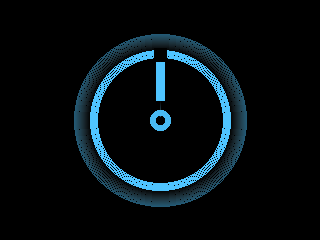
#> input picture firmware/assets/boot/frame_012.png, 320 x 240 px; its folder holds only this picture in this run
$ python -i face_compositor.py   (imports and definitions only)
#> lines starting #> are read from the running program, lines starting #| are printed output that depends on the picture; after the words box and inside, x2 and y2 are one past the last pixel; in counts of white or black regions, pixels touching at a corner belong together
#> further down, picture is the input picture: PIL image 320x240 RGB; mean R, G, B 6, 13.8, 17.6
from __future__ import annotations

from pathlib import Path
from typing import Any

from PIL import Image, ImageChops, ImageColor


def _clamp_int(value: int, low: int, high: int) -> int:
    return max(low, min(high, value))


def _to_rgba(color: str, alpha: int) -> tuple[int, int, int, int]:
    red, green, blue = ImageColor.getrgb(color)
    return red, green, blue, _clamp_int(alpha, 0, 255)


def _sorted_frames(folder: Path) -> list[Path]:
    return sorted(p for p in folder.glob("frame_*.png") if p.is_file())


def _best_component_bbox(mask: Image.Image) -> tuple[int, int, int, int] | None:
    width, height = mask.size
    pixels = mask.load()
    if pixels is None:
        return None

    visited = bytearray(width * height)
    best_bbox: tuple[int, int, int, int] | None = None
    best_score = -1.0

    for y in range(height):
        for x in range(width):
            idx = y * width + x
            if visited[idx] or pixels[x, y] == 0:
                continue

            stack = [(x, y)]
            visited[idx] = 1
            min_x = x
            max_x = x
            min_y = y
            max_y = y
            area = 0

            while stack:
                cx, cy = stack.pop()
                area += 1
                if cx < min_x:
                    min_x = cx
                if cx > max_x:
                    max_x = cx
                if cy < min_y:
                    min_y = cy
                if cy > max_y:
                    max_y = cy

                neighbors = ((cx - 1, cy), (cx + 1, cy), (cx, cy - 1), (cx, cy + 1))
                for nx, ny in neighbors:
                    if nx < 0 or ny < 0 or nx >= width or ny >= height:
                        continue
                    nidx = ny * width + nx
                    if visited[nidx] or pixels[nx, ny] == 0:
                        continue
                    visited[nidx] = 1
                    stack.append((nx, ny))

            if area < 8:
                continue

            comp_w = (max_x - min_x + 1)
            comp_h = (max_y - min_y + 1)
            coverage = float(comp_w * comp_h)
            score = area + (0.1 * coverage)
            if score > best_score:
                best_score = score
                best_bbox = (min_x, min_y, max_x + 1, max_y + 1)

    return best_bbox


def _extract_content(image: Image.Image, side: str | None = None) -> Image.Image:
    rgba = image.convert("RGBA")
    if side in {"left", "right"}:
        split_x = rgba.width // 2
        center_exclusion = max(10, rgba.width // 20)
        if side == "left":
            x0, x1 = 0, max(1, split_x - center_exclusion)
        else:
            x0, x1 = min(rgba.width - 1, split_x + center_exclusion), rgba.width
        rgba = rgba.crop((x0, 0, x1, rgba.height))

    alpha = rgba.getchannel("A")
#> alpha: PIL image 320x240 L; every value is 255
    luminance = rgba.convert("L")
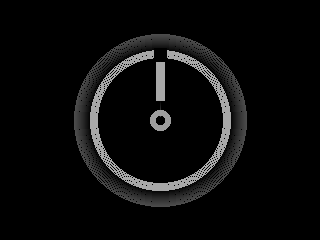
#> luminance: PIL image 320x240 L; min 0, max 168, mean 11.9

    alpha_mask = alpha.point(lambda value: 255 if value > 8 else 0)
    bright_mask = luminance.point(lambda value: 255 if value > 22 else 0)
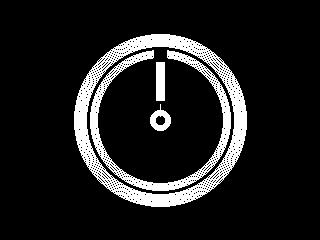
#> bright_mask: PIL image 320x240 L; 12.3% white; 4 white regions, box (x1, y1, x2, y2) and area: (74, 34, 247, 207) 5884, (90, 50, 231, 191) 2908, (156, 62, 165, 101) 351, (150, 104, 171, 131) 287
    content_mask = ImageChops.multiply(alpha_mask, bright_mask)

    bbox = _best_component_bbox(content_mask)
#> bbox = (74, 34, 247, 207)
    if bbox is None:
        bbox = content_mask.getbbox()
    if bbox is None:
        bbox = alpha.getbbox()
    if bbox is None:
        return rgba

    x0, y0, x1, y1 = bbox
#> x0 = 74; y0 = 34; x1 = 247; y1 = 207
    if (x1 - x0) <= 0 or (y1 - y0) <= 0:
        return rgba
    return rgba.crop(bbox)
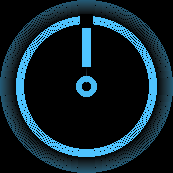
#> returned value: PIL image 173x173 RGBA; mean R, G, B, A 15.5, 35.3, 45.2, 255


# [120 lines left out: functions _fit_eye, compose_frame, assemble_emotion_final_frames, not called in this run]

>>> from PIL import Image
>>> picture = Image.open('../../firmware/assets/boot/frame_012.png')
>>> result = _extract_content(picture)
